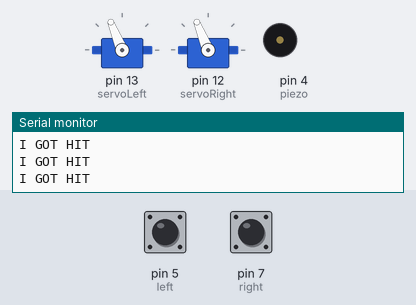
A sketch run on a simulated Arduino Uno, built with avr-gcc and run on an emulated ATmega328P. Parts: 2 × servo, buzzer (waves = sounding, pin HIGH), the last lines printed to the serial monitor. The test bench sets the inputs (shaded band); at power-on: pin 7 (right) LOW, pin 5 (left) HIGH.

Above: at 2.8 s.
2.9 s: pin 7 (right) pulled HIGH for 1.2 s
At 3.5 s:
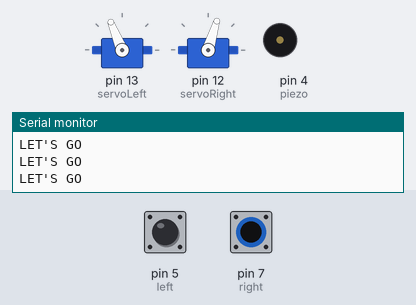
5.6 s: pin 5 (left) pulled LOW for 1.2 s
At 6.6 s:
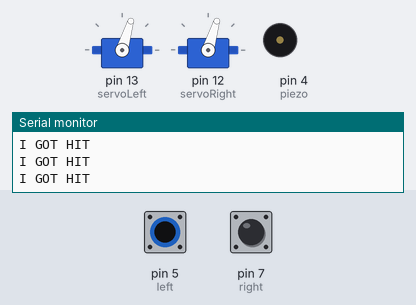
8.6 s: pin 5 (left) pulled LOW for 3.2 s
At 12.4 s:
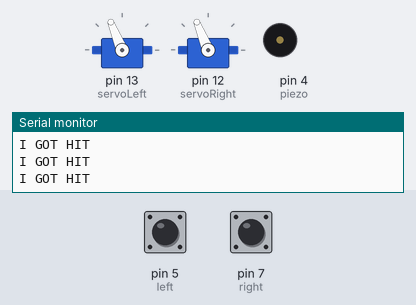
13.6 s: pin 7 (right) pulled HIGH for 3.2 s
At 15.2 s:
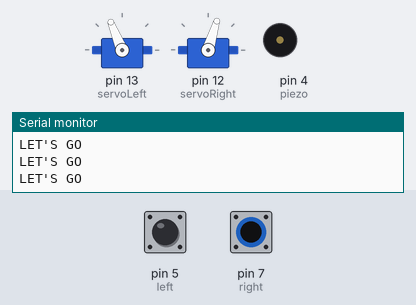
18.3 s: pin 7 (right) driven HIGH
At 19.6 s:
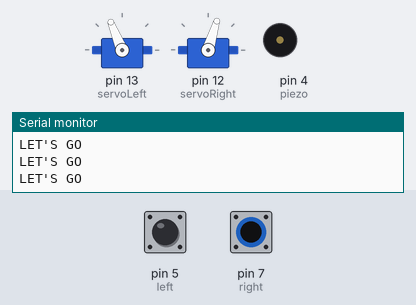
22.4 s: pin 5 (left) pulsed LOW 2 times (0.12 s each, 0.3 s apart)
At 23.2 s:
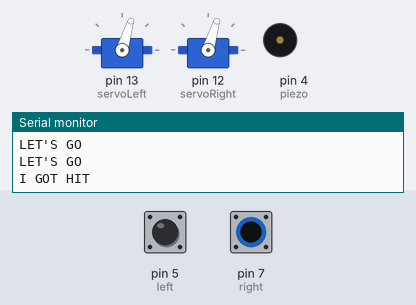
Timing chart, 0 to 25.4 s (numbered marks = the images above; inputs shaded):
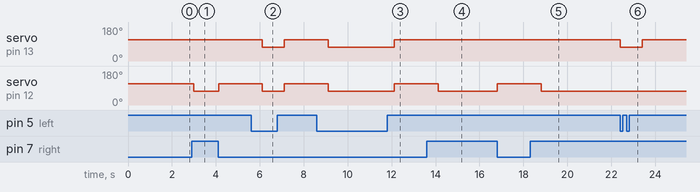

Measured:
- after the input at 2.9 s, servo on pin 12 (servoRight): 112° → 73° after 0.10 s, → 112° 1.1 s later
- after the input at 5.6 s, servo on pin 13 (servoLeft), servo on pin 12 (servoRight): 112° → 73° after 0.52 s, → 112° 1.0 s later
- after the input at 8.6 s, servo on pin 13 (servoLeft), servo on pin 12 (servoRight): 112° → 73° after 0.52 s, → 112° 3.0 s later
- after the input at 13.6 s, servo on pin 12 (servoRight): 112° → 73° after 0.52 s, → 112° 2.7 s later
- after the input at 18.3 s, servo on pin 12 (servoRight): 112° → 73° after 0.51 s
- after the input at 22.4 s, servo on pin 13 (servoLeft): 112° → 73° at once, → 112° 1.0 s later

The sketch:

whisker_bot.ino
```cpp
#include <Servo.h>

Servo servoRight;
Servo servoLeft;

int piezo = 4;
int left= 5;
int right=7;

void setup() {
  // put your setup code here, to run once:
  Serial.begin (9600);
  pinMode (piezo, OUTPUT);
  pinMode (left, INPUT);
  pinMode (right, INPUT);
  servoLeft.attach(13);
  servoRight.attach(12);
  servoLeft.writeMicroseconds (1500);
  servoRight.writeMicroseconds (1500);

}

void backwards () {
  Serial.println ("I GOT HIT");
  servoLeft.writeMicroseconds (1300);
  servoRight.writeMicroseconds (1700);


}

void forward () {
  Serial.println ("LET'S GO");
  servoLeft.writeMicroseconds (1700);
  servoRight.writeMicroseconds (1300);
}


void loop() {
  // put your main code here, to run repeatedly:

  if (digitalRead (left) == 0) {
    backwards();
    servoRight.writeMicroseconds (1300);
    delay (1000);
    }
  else if (digitalRead (right) == 0) {
    backwards ();
    servoLeft.writeMicroseconds (1700);
    delay (1000);
    }
   else if ((digitalRead (right)== 0) and (digitalRead (left)==0)) {
    backwards ();
    delay (1000);
   }
   else {
    forward();
  }
}
```
